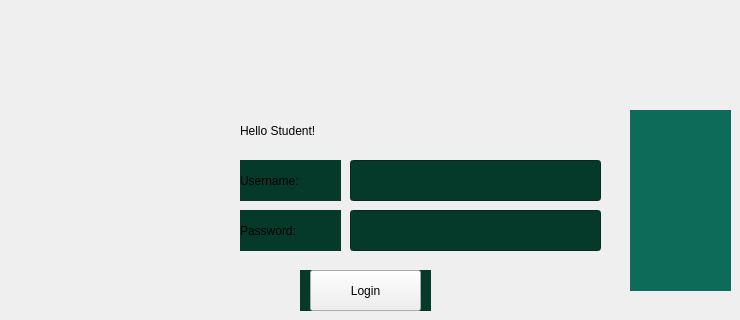
    <widget class="QWidget" name="pg4">
     <widget class="QLabel" name="label_7">
      <property name="geometry">
       <rect>
        <x>240</x>
        <y>110</y>
        <width>201</width>
        <height>41</height>
       </rect>
      </property>
      <property name="styleSheet">
       <string notr="true">font: italic 30pt &quot;Times New Roman&quot;;</string>
      </property>
      <property name="text">
       <string>Hello Student!</string>
      </property>
     </widget>
     <widget class="QLabel" name="label_8">
      <property name="geometry">
       <rect>
        <x>240</x>
        <y>160</y>
        <width>101</width>
        <height>41</height>
       </rect>
      </property>
      <property name="styleSheet">
       <string notr="true">background-color: rgb(5, 58, 43); 
font: 18pt &quot;Times New Roman&quot;;</string>
      </property>
      <property name="text">
       <string>Username:</string>
      </property>
      <property name="pixmap">
       <pixmap>../../../Downloads/frame4.png</pixmap>
      </property>
     </widget>
     <widget class="QLabel" name="label_9">
      <property name="geometry">
       <rect>
        <x>240</x>
        <y>210</y>
        <width>101</width>
        <height>41</height>
       </rect>
      </property>
      <property name="styleSheet">
       <string notr="true">background-color: rgb(5, 58, 43); 
font: 18pt &quot;Times New Roman&quot;;</string>
      </property>
      <property name="text">
       <string>Password:</string>
      </property>
      <property name="pixmap">
       <pixmap>../../../Downloads/frame4.png</pixmap>
      </property>
     </widget>
     <widget class="QLineEdit" name="stu_user">
      <property name="geometry">
       <rect>
        <x>350</x>
        <y>160</y>
        <width>251</width>
        <height>41</height>
       </rect>
      </property>
      <property name="styleSheet">
       <string notr="true">background-color: rgb(5, 58, 43); 
font: 18pt &quot;Times New Roman&quot;;</string>
      </property>
      <property name="text">
       <string/>
      </property>
     </widget>
     <widget class="QLineEdit" name="stu_pass">
      <property name="geometry">
       <rect>
        <x>350</x>
        <y>210</y>
        <width>251</width>
        <height>41</height>
       </rect>
      </property>
      <property name="styleSheet">
       <string notr="true">background-color: rgb(5, 58, 43); 
font: 19pt &quot;Times New Roman&quot;;</string>
      </property>
      <property name="text">
       <string/>
      </property>
      <property name="echoMode">
       <enum>QLineEdit::Password</enum>
      </property>
     </widget>
     <widget class="QLabel" name="label_11">
      <property name="geometry">
       <rect>
        <x>300</x>
        <y>270</y>
        <width>131</width>
        <height>41</height>
       </rect>
      </property>
      <property name="styleSheet">
       <string notr="true">background-color: rgb(5, 58, 43); </string>
      </property>
      <property name="text">
       <string/>
      </property>
      <property name="pixmap">
       <pixmap>../../../Downloads/frame4.png</pixmap>
      </property>
     </widget>
     <widget class="QPushButton" name="stu_login">
      <property name="geometry">
       <rect>
        <x>310</x>
        <y>270</y>
        <width>111</width>
        <height>41</height>
       </rect>
      </property>
      <property name="styleSheet">
       <string notr="true">font: 16pt &quot;Times New Roman&quot;;</string>
      </property>
      <property name="text">
       <string>Login</string>
      </property>
     </widget>
     <widget class="QLabel" name="stu_logo">
      <property name="geometry">
       <rect>
        <x>630</x>
        <y>110</y>
        <width>101</width>
        <height>181</height>
       </rect>
      </property>
      <property name="styleSheet">
       <string notr="true">background-color: rgb(13, 107, 90)
</string>
      </property>
      <property name="text">
       <string/>
      </property>
      <property name="pixmap">
       <pixmap>../proj-im/logo22XS.png</pixmap>
      </property>
     </widget>
    </widget>
